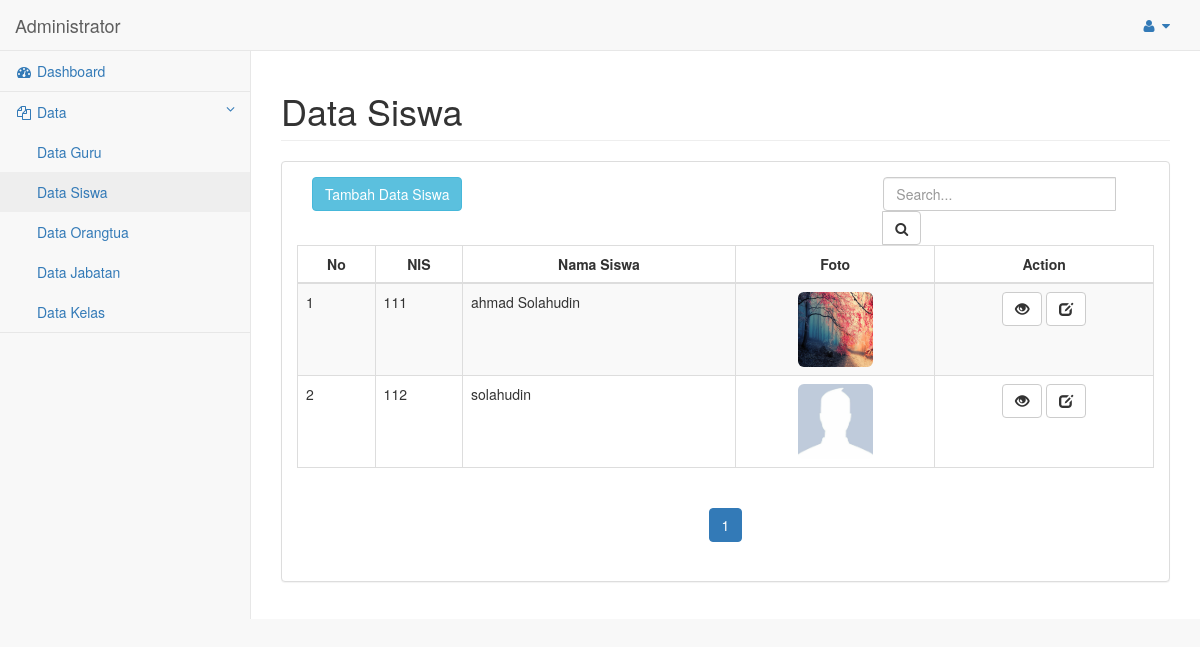
Before: /admin/home_admin.php?menu=siswa&action=tampil (signed in) with the older database file.
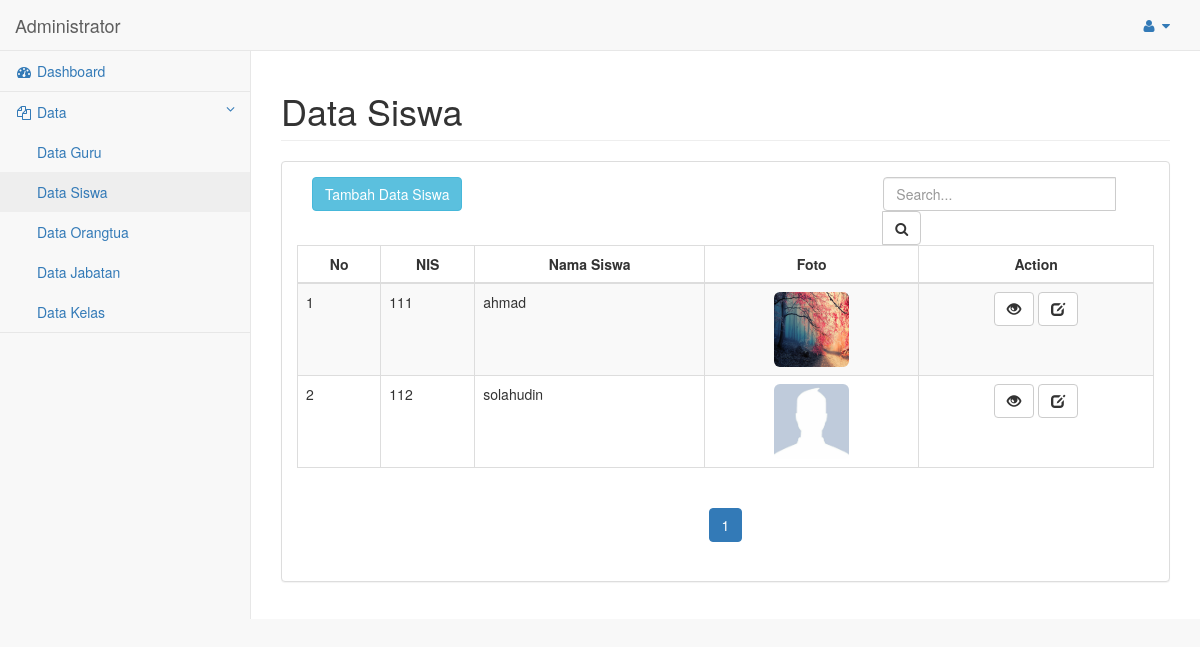
After: the same page with the newer database file.
### tables this page shows
CREATE TABLE `tb_siswa` (
  `nis` varchar(14) NOT NULL,
  `nama` varchar(50) DEFAULT NULL,
  `alamat` varchar(100) DEFAULT NULL,
  `tempat_lahir` varchar(25) DEFAULT NULL,
  `tgl_lahir` date DEFAULT NULL,
  `password` varchar(15) NOT NULL,
  `id_kelas` varchar(4) DEFAULT NULL,
  `id_orangtua` varchar(4) DEFAULT NULL,
  `foto` varchar(150) DEFAULT NULL,
  `lat` double DEFAULT NULL,
  `longitude` double DEFAULT NULL,
  `baterai` int(11) DEFAULT NULL,
  `update_time` timestamp NULL DEFAULT NULL,
  `status` char(1) DEFAULT '0',
  `nuptk` varchar(16) DEFAULT NULL
);

### admin/tampil_siswa.php (the view, shortened to what this page needs)
<div id="page-wrapper">
    <div class="row">
        <div class="col-lg-12">
            <h1 class="page-header">Data Siswa</h1>
        </div>
    </div>
    <div class="row">
        <div class="col-lg-12">
            <div class="panel panel-default">
                <div class="panel-body">
                    <div class="col-md-4">
                        <button type="button" class="btn btn-info" data-toggle="modal" data-target="#tambah">Tambah Data Siswa</button><br><br>
                    </div>
                    <div class="col-md-4"></div>
                    <div class="col-md-4">
                        <ul class="nav">
                            <li class="sidebar-search">
                                <div class="input-group custom-search-form">
                                    <form method="post" action="?menu=siswa&action=cari">
                                    <input type="text" class="form-control" placeholder="Search..." name="txtxcari">
                                    <span class="input-group-btn">
                                        <button class="btn btn-default" type="submit">
                                            <i class="fa fa-search"></i>
                                        </button>
                                    </span>
                                    </form>
                                </div>
                            </li>
                        </ul>
                    </div>
                    <br>
                    <table width="100%" class="table table-striped table-bordered table-hover" id="tabel_guru">
                        <thead>
                            <tr>
                                <th>
                                    <center>No</center>
                                </th>
                                <th>
                                    <center>NIS</center>
                                </th>
                                <th>
                                    <center>Nama Siswa</center>
                                </th>
                                <th>
                                    <center>Foto</center>
                                </th>
                                <th colspan="2">
                                    <center>Action</center>
                                </th>
                            </tr>
                        </thead>
                        <tbody>
                            <?php
                            $page = isset( $_GET[ 'halaman' ] ) ? ( int )$_GET[ 'halaman' ] : 1;
                            $mulai = ( $page > 1 ) ? ( $page * 10 ) - 10 : 0;
                            $result = mysqli_query( $link, "SELECT * FROM tb_siswa" );
                            $total = mysqli_num_rows( $result );
                            $pages = ceil( $total / 10 );
                            $query = mysqli_query( $link, "select * from tb_siswa LIMIT $mulai, 10" )or die( mysqli_error( $link ) );
                            $no = $mulai + 1;
                            $ketemu = mysqli_num_rows( $query );
                            if ( $ketemu > 0 ) {
                                while ( $data = mysqli_fetch_assoc( $query ) ) {
                                    ?>
                            <tr>
                                <td>
                                    <?php echo $no++; ?>
                                </td>
                                <td>
                                    <?php echo $data['nis']; ?>
                                </td>
                                <td>
                                    <?php echo $data['nama']; ?>
                                </td>
                                <td>
                                    <center>
                                        <img class="img-rounded" src="../images/siswa/<?php echo $data['foto'];?>" width="75" height="75">
                                    </center>
                                </td>
                                <td>
                                    <center>
                                        <a href="#view_data" class="btn btn-default btn-small" data-toggle="modal" data-target="#<?php echo $data[ 'nis' ]; ?>">
                                            <span class="glyphicon glyphicon-eye-open" aria-hidden="true"></span>
                                        </a>
                                        <a href="#edit_data" class="btn btn-default btn-small" id="custId" data-toggle="modal" data-id="<?php echo $data[ 'nis' ]; ?>">
                                            <span class="glyphicon glyphicon-edit" aria-hidden="true"></span>
                                        </a>
                                    </center>
                                </td>
                            </tr>
                            <?php
                            }
                            }
                            ?>
                        </tbody>
                    </table>
                    <?php
                    if ( $pages > 0 ) {
                        ?>
                    <center>
                        <nav aria-label="Page navigation">
                            <ul class="pagination">
                                <?php
                                $isi = 1;
                                for ($i=1; $i<=$pages ; $i++){ ?>
                                <li <?php if($isi==$i) { echo "class='active'"; } ?>
                                    >
                                    <a href="home_admin.php?tampil=siswa&halaman=<?php echo $i; ?>">
                                        <?php echo $i; ?>
                                    </a>
                                </li>
                                <?php } ?>
                            </ul>
                        </nav>
                    </center>
                    <?php
                    }
                    ?>
                </div>
            </div>
        </div>
    </div>
</div>

### admin/home_admin.php (shortened to what this page needs)
<?php
if ( isset( $_SESSION[ 's_nuptk' ] ) ) {
	$halaman = 'admin';
	require( '../header.php' );
	?>
	<div id="wrapper">
		<nav class="navbar navbar-default navbar-static-top" role="navigation" style="margin-bottom: 0">
			<div class="navbar-header">
				<a class="navbar-brand" href="home_admin.php">Administrator</a>
			</div>
			<ul class="nav navbar-top-links navbar-right">
				<li class="dropdown">
					<a class="dropdown-toggle" data-toggle="dropdown" href="#">
                        <i class="fa fa-user fa-fw"></i> <i class="fa fa-caret-down"></i>
                    </a>
				</li>
			</ul>
			<?php
			if ( isset( $_GET[ 'menu' ] )) {
				if((($_GET['action']=='tampil')||($_GET['action']=='cari'))){
					$menu = $_GET[ 'menu' ];
					if ( $menu == 'guru' ) {
						require( 'menu_guru.php' );
					} else if ( $menu == 'siswa' ) {
						require( 'menu_siswa.php' );
					} else if ( $menu == 'orangtua' ) {
						require( 'menu_orangtua.php' );
					} else if ( $menu == 'jabatan' ) {
						require( 'menu_jabatan.php' );
					} else if ( $menu == 'kelas' ) {
						require( 'menu_kelas.php' );
					}
				}
			} else {
				require( 'menu_dashboard.php' );
			}
			?>
		</nav>
		<?php
		if ( isset( $_GET[ 'menu' ] ) ) {
			if(($_GET['menu']=='guru') && ($_GET['action']=='tampil'))
					{
						require( 'tampil_guru.php' );
					}
			else if(($_GET['menu']=='guru') && ($_GET['action']=='cari'))
					{
						require( 'tampil_cari_guru.php' );
					}
			else if(($_GET['menu']=='siswa') && ($_GET['action']=='tampil'))
					{
						require( 'tampil_siswa.php' );
					}
			} else {
			require( 'tampil_dashboard.php' );
		}
		?>
		<?php
require('../footer.php');
}else{
	echo( "<script> location.href ='../index.php';</script>" );
}
?>

### header.php (shortened to what this page needs)
<!DOCTYPE html>
<html lang="en">
<head>
	<?php
	if($halaman == 'admin'){
?>
	<link href="../vendor/bootstrap/css/bootstrap.min.css" rel="stylesheet">
	<link href="../vendor/metisMenu/metisMenu.min.css" rel="stylesheet">
	<link href="../vendor/datatables-plugins/dataTables.bootstrap.css" rel="stylesheet">
	<link href="../vendor/datatables-responsive/dataTables.responsive.css" rel="stylesheet">
	<link href="../dist/css/sb-admin-2.css" rel="stylesheet">
	<link href="../vendor/font-awesome/css/font-awesome.min.css" rel="stylesheet" type="text/css">
	<?php
	} else if ( $halaman == 'login' ) {
		?>
	<meta charset="UTF-8">
	<meta name="viewport" content="width=device-width, initial-scale=1">
	<link rel="icon" type="image/png" href="images/icons/favicon.ico"/>
	<link rel="stylesheet" type="text/css" href="vendor/bootstrap/css/bootstrap.min.css">
	<link rel="stylesheet" type="text/css" href="fonts/font-awesome-4.7.0/css/font-awesome.min.css">
	<link rel="stylesheet" type="text/css" href="fonts/iconic/css/material-design-iconic-font.min.css">
	<link rel="stylesheet" type="text/css" href="vendor/animate/animate.css">
	<link rel="stylesheet" type="text/css" href="vendor/css-hamburgers/hamburgers.min.css">
	<link rel="stylesheet" type="text/css" href="vendor/animsition/css/animsition.min.css">
	<link rel="stylesheet" type="text/css" href="vendor/select2/select2.min.css">
	<link rel="stylesheet" type="text/css" href="vendor/daterangepicker/daterangepicker.css">
	<link rel="stylesheet" type="text/css" href="css/util.css">
	<link rel="stylesheet" type="text/css" href="css/main.css">
	<?php }else if($halaman == 'guru'){
		?>
	<meta charset="utf-8">
	<meta http-equiv="X-UA-Compatible" content="IE=edge">
	<meta name="viewport" content="width=device-width, initial-scale=1">
	<meta name="description" content="">
	<meta name="author" content="">
	<meta name="viewport" content="initial-scale=1.0, user-scalable=no" />
	<meta http-equiv="content-type" content="text/html; charset=UTF-8" />
	<script type="text/javascript" src="../js/jquery-1.9.0.js"></script>
	<script async defer src="https://maps.googleapis.com/maps/api/js?key=AIzaSyDeSbTd4xPktRSQwbytnDN33ugM6sJrq_0&libraries=geometry"></script>
<!--
	<script async defer src="https://maps.googleapis.com/maps/api/js?key=AIzaSyDeSbTd4xPktRSQwbytnDN33ugM6sJrq_0">
			</script>
-->
	<script type="text/javascript" src="http://www.google.com/jsapi"></script>
	<script type="text/javascript" src="../js/util.js"></script>
	<script src="https://code.jquery.com/jquery-3.1.1.min.js"></script>
	<link href="../vendor/bootstrap/css/bootstrap.min.css" rel="stylesheet">
	<link href="../vendor/metisMenu/metisMenu.min.css" rel="stylesheet">
	<link href="../vendor/datatables-plugins/dataTables.bootstrap.css" rel="stylesheet">
	<link href="../vendor/datatables-responsive/dataTables.responsive.css" rel="stylesheet">
	<link href="../dist/css/sb-admin-2.css" rel="stylesheet">
	<link href="../vendor/font-awesome/css/font-awesome.min.css" rel="stylesheet" type="text/css">
			<?php
	}else if($halaman == 'kepsek'){
		?>
	<meta charset="utf-8">
	<meta http-equiv="X-UA-Compatible" content="IE=edge">
	<meta name="viewport" content="width=device-width, initial-scale=1">
	<meta name="description" content="">
	<meta name="author" content="">
	<meta name="viewport" content="initial-scale=1.0, user-scalable=no" />
	<meta http-equiv="content-type" content="text/html; charset=UTF-8" />
	<script type="text/javascript" src="../js/jquery-1.9.0.js"></script>
	<script async defer src="https://maps.googleapis.com/maps/api/js?key=AIzaSyDeSbTd4xPktRSQwbytnDN33ugM6sJrq_0">
			</script>
	<script type="text/javascript" src="http://www.google.com/jsapi"></script>
	<script type="text/javascript" src="../js/util.js"></script>
	<script src="https://code.jquery.com/jquery-3.1.1.min.js"></script>
	<link href="../vendor/bootstrap/css/bootstrap.min.css" rel="stylesheet">
	<link href="../vendor/metisMenu/metisMenu.min.css" rel="stylesheet">
	<link href="../vendor/datatables-plugins/dataTables.bootstrap.css" rel="stylesheet">
	<link href="../vendor/datatables-responsive/dataTables.responsive.css" rel="stylesheet">
	<link href="../dist/css/sb-admin-2.css" rel="stylesheet">
	<link href="../vendor/font-awesome/css/font-awesome.min.css" rel="stylesheet" type="text/css">
	<script type="text/javascript" src="https://www.gstatic.com/charts/loader.js"></script>
	<script src="../js/Chart.min.js"></script>
	<?php
	}
	?>
</head>
<body>

### admin/menu_siswa.php
<div class="navbar-default sidebar" role="navigation">
	<div class="sidebar-nav navbar-collapse">
		<ul class="nav" id="side-menu">
			<li>
				<a href="home_admin.php"><i class="fa fa-dashboard fa-fw"></i> Dashboard</a>
			</li>
			<li class="active">
				<a href="#"><i class="fa fa-files-o fa-fw"></i> Data <span class="fa arrow"></span></a>
				<ul class="nav nav-second-level" aria-expanded="true" style>
					<li>
						<a href="home_admin.php?menu=guru&action=tampil">Data Guru</a>
					</li>
					<li>
						<a class="active" href="home_admin.php?menu=siswa&action=tampil">Data Siswa</a>
					</li>
					<li>
						<a href="home_admin.php?menu=orangtua&action=tampil">Data Orangtua</a>
					</li>
					<li>
						<a href="home_admin.php?menu=jabatan&action=tampil">Data Jabatan</a>
					</li>
					<li>
						<a href="home_admin.php?menu=kelas&action=tampil">Data Kelas</a>
					</li>
				</ul>
			</li>
		</ul>
	</div>
</div>

### footer.php (shortened to what this page needs)
</body>
</html>

Changed rows visible on the page:
changed tb_siswa id 111: nama "ahmad Solahudin" → "ahmad"
